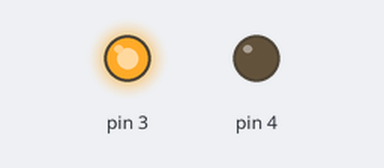
A sketch run on a simulated Arduino Uno, built with avr-gcc and run on an emulated ATmega328P. On the bench: output pins drawn as LEDs (lit = HIGH).

Above: at 1.0 s.
At 5.0 s:
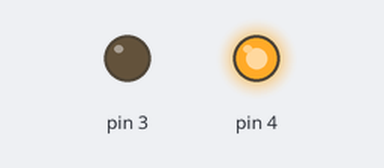
At 7.0 s:
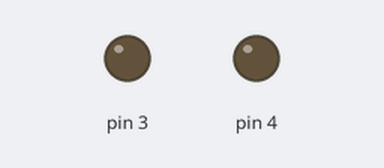
Timing chart, 0 to 10.4 s (numbered marks = the images above):
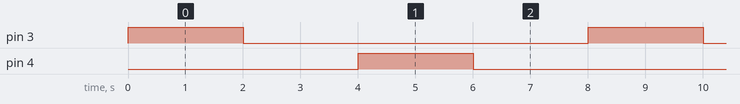

The sketch:

sketch_feb19a.ino
```cpp
void setup()
{
  pinMode( 3 , OUTPUT);
  pinMode( 4 , OUTPUT);
}

void loop()
{
  digitalWrite(3 , HIGH);
  digitalWrite(4 , LOW);
  delay( 2000 );
  digitalWrite(3 , LOW);
  digitalWrite(4 , LOW);
  delay( 2000 );
  digitalWrite(3 , LOW);
  digitalWrite(4 , HIGH);
  delay( 2000 );
  digitalWrite(3 , LOW);
  digitalWrite(4 , LOW);
  delay( 2000 );
}
```

Measured:
- by itself, pin 3, pin 4: alternates HIGH for 2.0 s and LOW for 6.0 s
- by itself, everything shown: repeats every 8.0 s, in 4 steps
